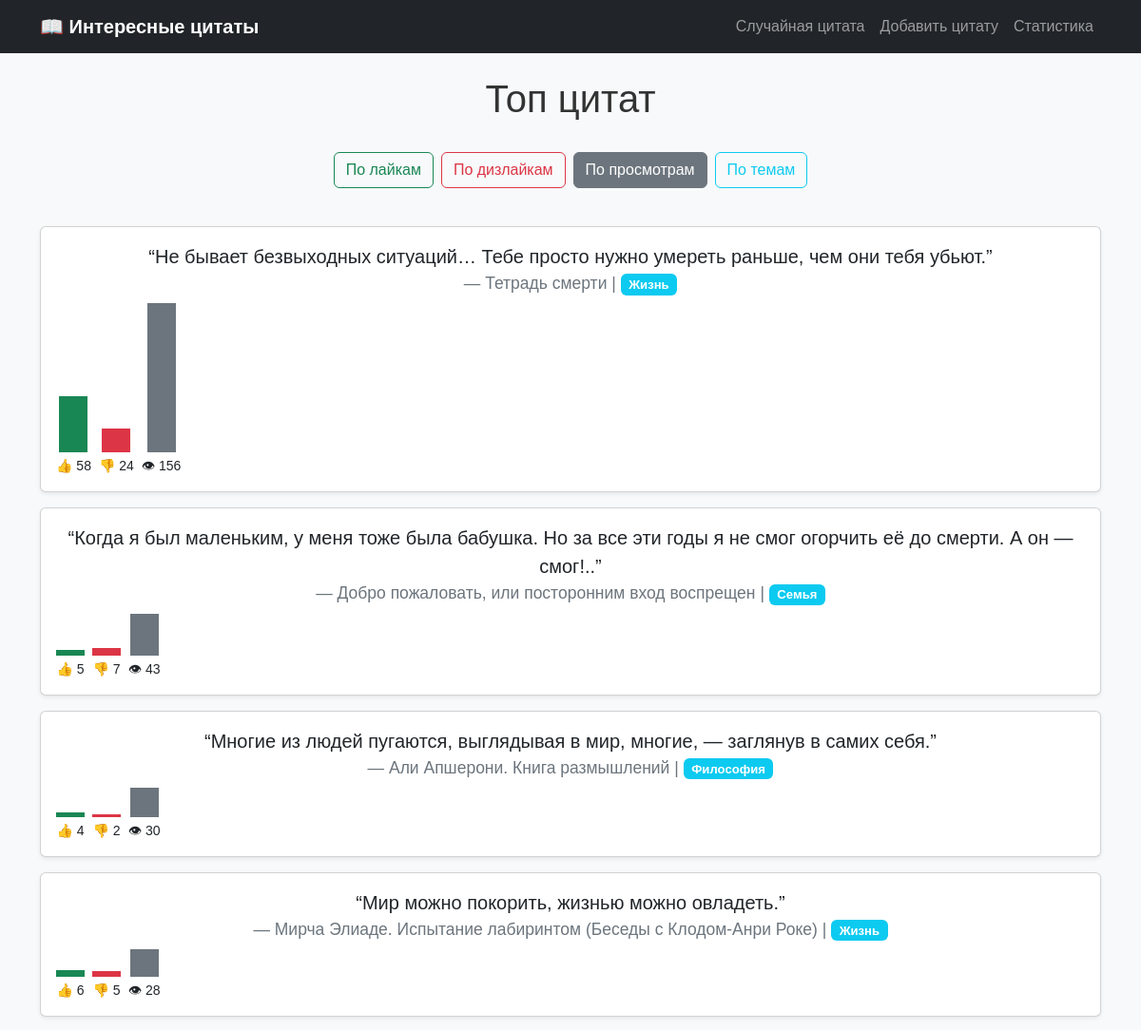
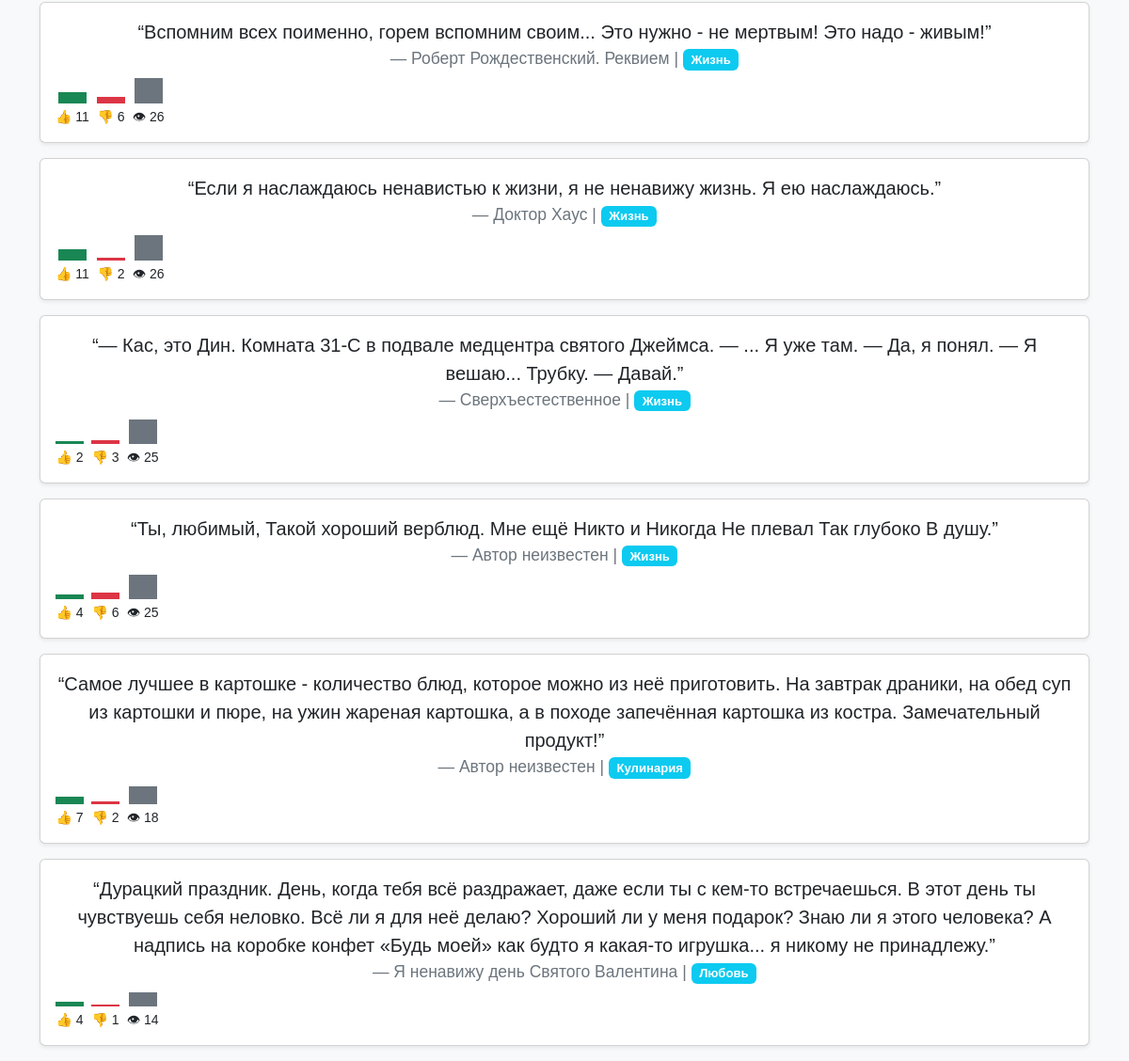
The page /top/?sort=views on the database its author committed (2 pictures, top to bottom).
### quotes/models.py (models this page shows, shortened)
class Quote(models.Model):
    text = models.TextField("Текст цитаты", unique=True, error_messages={"unique":"Такая цитата уже существует"})
    source = models.CharField("Источник", max_length=200)
    topic = models.CharField("Тема", max_length=50, choices=TOPIC_CHOICES, default='unknown')
    weight = models.PositiveIntegerField("Вес", default=1, validators=[MinValueValidator(1), MaxValueValidator(10)])
    likes = models.IntegerField(default=0)
    dislikes = models.IntegerField(default=0)
    views = models.IntegerField(default=0)

### quotes/views.py (the view)
# urls.py: path('top/', views.top_quotes, name='top_quotes'),
def top_quotes(request):
    sort = request.GET.get('sort', 'likes')  # по умолчанию лайки
    if sort == "likes":
        quotes = Quote.objects.order_by('-likes')[:10]
    elif sort == "dislikes":
        quotes = Quote.objects.order_by('-dislikes')[:10]
    elif sort == "views":
        quotes = Quote.objects.order_by('-views')[:10]
    else:
        quotes = Quote.objects.order_by('-likes')[:10]  # fallback
    return render(request, 'quotes/top_quotes.html', {'quotes': quotes, 'active_page': 'top_quotes', 'sort':sort})

### quotes/templates/quotes/top_quotes.html (shortened to what this page needs)
{% extends 'quotes/top_layout.html' %}
{% block top_content %}
    {% for quote in quotes %}
    <div class="card mb-3 shadow-sm">
      <div class="card-body">
        <blockquote class="blockquote mb-2">
          <p>“{{ quote.text }}”</p>
          <footer class="blockquote-footer">{{ quote.source }} | <span class="badge bg-info">{{ quote.get_topic_display }}</span></footer>
        </blockquote>
        <div class="d-flex align-items-end">
          <div class="d-flex flex-column align-items-center me-2">
            <div class="bg-success" style="width: 30px; height: {{ quote.likes|add:1 }}px;"></div>
            <small class="mt-1">👍 {{ quote.likes }}</small>
          </div>
          <div class="d-flex flex-column align-items-center me-2">
            <div class="bg-danger" style="width: 30px; height: {{ quote.dislikes|add:1 }}px;"></div>
            <small class="mt-1">👎 {{ quote.dislikes }}</small>
          </div>
          <div class="d-flex flex-column align-items-center">
            <div class="bg-secondary" style="width: 30px; height: {{ quote.views|add:1 }}px;"></div>
            <small class="mt-1">👁 {{ quote.views }}</small>
          </div>
        </div>
      </div>
    </div>
    {% endfor %}
{% endblock %}

### quotes/static/quotes/css/style.css (style rules this page uses)
body { font-family: Arial, sans-serif; background-color: #f4f4f9; margin: 0; padding: 0; text-align: center; color: #333; }

### rows shown on the page
Quote: text "Не бывает безвыходных ситуаций… Тебе просто нужно умереть раньше, чем они тебя убьют.", source "Тетрадь смерти", topic "Жизнь", likes "58", dislikes "24", views "156"
Quote: text "Когда я был маленьким, у меня тоже была бабушка. Но за все эти годы я не смог огорчить её до смерти. А он — смог!..", source "Добро пожаловать, или посторонним вход воспрещен", topic "Семья", likes "5", dislikes "7", views "43"
Quote: text "Многие из людей пугаются, выглядывая в мир, многие, — заглянув в самих себя.", source "Али Апшерони. Книга размышлений", topic "Философия", likes "4", dislikes "2", views "30"
Quote: text "Мир можно покорить, жизнью можно овладеть.", source "Мирча Элиаде. Испытание лабиринтом (Беседы с Клодом-Анри Роке)", topic "Жизнь", likes "6", dislikes "5", views "28"
Quote: text "Вспомним всех поименно, горем вспомним своим... Это нужно - не мертвым! Это надо - живым!", source "Роберт Рождественский. Реквием", topic "Жизнь", likes "11", dislikes "6", views "26"
Quote: text "Если я наслаждаюсь ненавистью к жизни, я не ненавижу жизнь. Я ею наслаждаюсь.", source "Доктор Хаус", topic "Жизнь", likes "11", dislikes "2", views "26"
Quote: text "— Кас, это Дин. Комната 31-C в подвале медцентра святого Джеймса. — ... Я уже там. — Да, я понял. — Я вешаю... Трубку. — Давай.", source "Сверхъестественное", topic "Жизнь", likes "2", dislikes "3", views "25"
Quote: text "Ты, любимый, Такой хороший верблюд. Мне ещё Никто и Никогда Не плевал Так глубоко В душу.", source "Автор неизвестен", topic "Жизнь", likes "4", dislikes "6", views "25"
Quote: text "Самое лучшее в картошке - количество блюд, которое можно из неё приготовить. На завтрак драники, на обед суп из картошки и пюре, на ужин жареная картошка, а в походе запечённая картошка из костра. Замечательный продукт!", source "Автор неизвестен", topic "Кулинария", likes "7", dislikes "2", views "18"
Quote: text "Дурацкий праздник. День, когда тебя всё раздражает, даже если ты с кем-то встречаешься. В этот день ты чувствуешь себя неловко. Всё ли я для неё делаю? Хороший ли у меня подарок? Знаю ли я этого человека? А надпись на коробке конфет «Будь моей» как будто я какая-то игрушка... я никому не принадлежу.", source "Я ненавижу день Святого Валентина", topic "Любовь", likes "4", dislikes "1", views "14"
